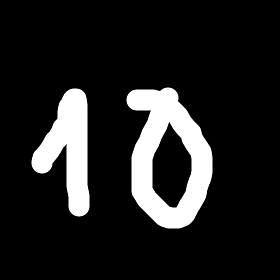
#> input picture custom_data/image6.png, 280 x 280 px, found by its file name
$ python run.py
#> lines starting #> are read from the running program, lines starting #| are printed output that depends on the picture
#> (reads best_weights.npz from the repository)
### src/change_image.py
from PIL import Image
import numpy as np

def analize(IMAGE_PATH):
#> called with IMAGE_PATH = 'custom_data/image6.png'
    img = Image.open(IMAGE_PATH).convert('L')
    arr = np.array(img, dtype=np.float32)

    # Tự động đảo màu nếu ảnh có nền trắng chữ đen
    if arr[0, 0] > 127:
        arr = 255.0 - arr

    # Cắt sát viền chữ số, thu về khung 20x20 rồi đặt vào giữa khung đen 28x28
    coords = np.argwhere(arr > 20)
#> coords = 10678 pairs, first value 87 to 228, second value 31 to 212
    if coords.size > 0:
        y0, x0 = coords.min(axis=0)
#> y0 = 87; x0 = 31
        y1, x1 = coords.max(axis=0) + 1
#> y1 = 229; x1 = 213
        cropped = arr[y0:y1, x0:x1]
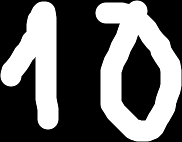
#> cropped: shape (142, 182) float32; min 0, max 255, mean 101.3

        h, w = cropped.shape
#> h = 142; w = 182
        scale = 20.0 / max(h, w)
#> scale = 0.11
        new_h, new_w = max(1, int(h * scale)), max(1, int(w * scale))
#> new_h = 15; new_w = 20
        img_20 = Image.fromarray(cropped.astype(np.uint8)).resize((new_w, new_h), Image.Resampling.LANCZOS)

        canvas = np.zeros((28, 28), dtype=np.float32)
        y_offset = (28 - new_h) // 2
#> y_offset = 6
        x_offset = (28 - new_w) // 2
#> x_offset = 4
        canvas[y_offset:y_offset+new_h, x_offset:x_offset+new_w] = np.array(img_20, dtype=np.float32)
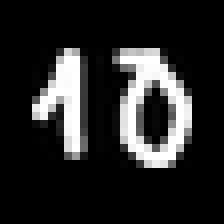
#> canvas: shape (28, 28) float32 (shown 8 times larger); min 0, max 255, mean 39
    else:
        canvas = np.zeros((28, 28), dtype=np.float32)
    return canvas

### src/run.py
import numpy as np
import pandas as pd
from PIL import Image
import change_image
PATH = "mnist/mnist_train.csv/mnist_train.csv"
# --- BƯỚC 1: ĐỊNH NGHĨA LẠI HÀM KÍCH HOẠT & FORWARD ---
# (Bắt buộc phải giống hệt lúc bạn dùng để train)
def relu(Z):
    return np.maximum(0, Z)

def softmax(Z):
    exp_Z = np.exp(Z - np.max(Z, axis=1, keepdims=True))
    return exp_Z / np.sum(exp_Z, axis=1, keepdims=True)

def forward(X_batch, W1, b1, W2, b2, W3, b3):
    Z1 = np.dot(X_batch, W1) + b1
    A1 = relu(Z1)

    Z2 = np.dot(A1, W2) + b2
    A2 = relu(Z2)

    Z3 = np.dot(A2, W3) + b3
    A3 = softmax(Z3)
    return A3

# --- BƯỚC 2: NẠP TRỌNG SỐ ĐÃ LƯU TỪ FILE .NPZ ---
weights = np.load('best_weights.npz')
W1, b1 = weights['W1'], weights['b1']
W2, b2 = weights['W2'], weights['b2']
W3, b3 = weights['W3'], weights['b3']

IMAGE_PATH = "custom_data/image6.png"

canvas = change_image.analize(IMAGE_PATH)
X_input = canvas.reshape(1, 784) / 255.0

# --- BƯỚC 4: CHẠY DỰ ĐOÁN ---
y_pred_probs = forward(X_input, W1, b1, W2, b2, W3, b3)

predicted_digit = np.argmax(y_pred_probs)
#> predicted_digit = 7
confidence = np.max(y_pred_probs) * 100
#> confidence = 67.74

print(f"\n========================================")
print(f"Mạng đoán đây là số: {predicted_digit} (Độ tự tin: {confidence:.2f}%)")
#| Mạng đoán đây là số: 7 (Độ tự tin: 67.74%)
print(f"========================================")

for digit, prob in enumerate(y_pred_probs[0]):
    print(f"Số {digit}: {prob * 100:6.2f}%")
#> this loop made 10 passes
#> prob on passes 1 to 10: 0.0127, 1.76e-06, 0.000603, 0.000118, 0.257, 0.000967, 0.000649, 0.677, 1.92e-05, 0.0511
#| Số 0:   1.27%
#| Số 1:   0.00%
#| Số 2:   0.06%
#| Số 3:   0.01%
#| Số 4:  25.65%
#| Số 5:   0.10%
#| Số 6:   0.06%
#| Số 7:  67.74%
#> (further printed lines are left out)


# # --- BƯỚC 3: ĐỌC VÀ TIỀN XỬ LÝ FILE DỮ LIỆU TEST ---
# # Lưu ý: Kiểm tra lại tên file test trong thư mục mnist của bạn (thường là mnist_test.csv)
# test_data = pd.read_csv(PATH, header=None).to_numpy()

# y_test_raw = test_data[:, 0].astype(int)                 # Nhãn thật (10.000 số)
# X_test = test_data[:, 1:].astype(np.float32) / 255.0     # Ảnh đã chuẩn hóa [0, 1]

# # --- BƯỚC 4: CHẠY DỰ ĐOÁN VÀ TÍNH ĐỘ CHÍNH XÁC ---
# y_pred_probs = forward(X_test, W1, b1, W2, b2, W3, b3)

# # Lấy vị trí có xác suất lớn nhất làm con số dự đoán
# predictions = np.argmax(y_pred_probs, axis=1)

# # # Tính tỷ lệ đoán đúng trên toàn bộ tập test
# # accuracy = np.mean(predictions == y_test_raw) * 100
# # print(f"Tổng số ảnh test: {len(y_test_raw)}")
# # print(f"Số ảnh đoán đúng: {np.sum(predictions == y_test_raw)}")
# # print(f"Độ chính xác trên tập Test: {accuracy:.2f}%")

# # # In thử 10 kết quả đầu tiên để đối chiếu bằng mắt
# # print("\n--- KIỂM TRA THỬ 10 ẢNH ĐẦU TIÊN ---")

# # for i in range(10):
# #     status = "ĐÚNG" if predictions[i] == y_test_raw[i] else "SAI"
# #     print(f"Ảnh {i+1:02d} | Đáp án thật: {y_test_raw[i]} | Mạng đoán: {predictions[i]} -> {status}")
